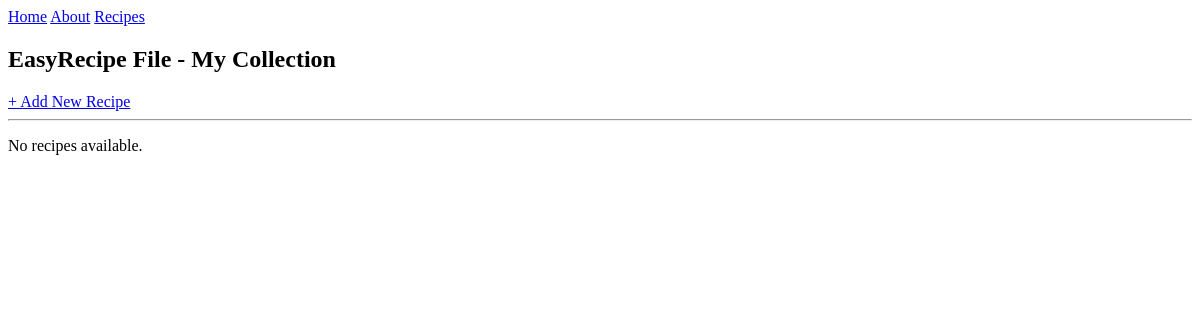
Before: /recipes/ with the older database file.
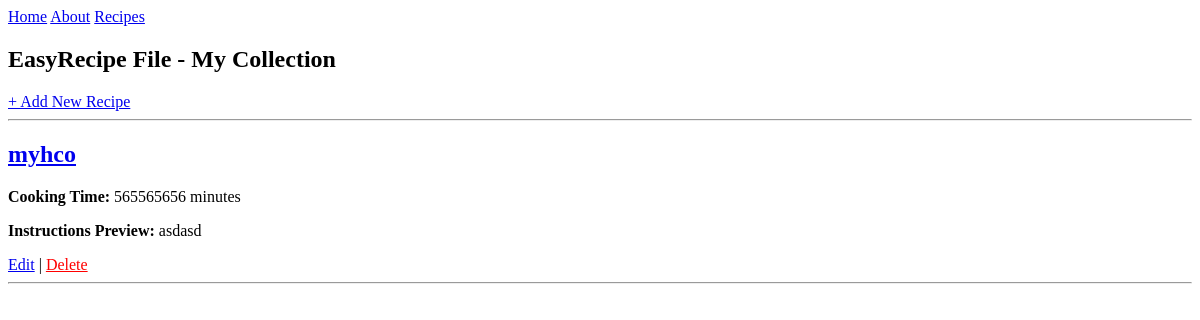
After: the same page with the newer database file.
### app/models.py (models this page shows, shortened)
class Recipe(models.Model):
    title = models.CharField(max_length=200) #
    creator = models.ForeignKey(User, on_delete=models.CASCADE)
    instructions = models.TextField() # [cite: 12]
    cooking_time = models.PositiveIntegerField(help_text="Time in minutes") #
    ingredients = models.ManyToManyField(Ingredient) # [cite: 12, 14]

### app/views.py (the view)
# urls.py: path('recipes/', RecipeListView.as_view(), name='recipe_list'),
class RecipeListView(ListView): # Changed name
    model = Recipe
    context_object_name = 'recipes'
    template_name = 'app/recipe_list.html'

### app/templates/app/recipe_list.html
{% extends 'app/base.html' %}
{% block content %}
<h2>EasyRecipe File - My Collection</h2>
<a href="{% url 'recipe_create' %}">+ Add New Recipe</a>
<hr>
{% for recipe in recipes %}
    <div class="recipe-card">
        <h2>
            <a href="{% url 'recipe_detail' recipe.pk %}">
                {{ recipe.title }}
            </a>
        </h2>
        <p><strong>Cooking Time:</strong> {{ recipe.cooking_time }} minutes</p>
        <p><strong>Instructions Preview:</strong> {{ recipe.instructions|truncatewords:20 }}</p>
        <a href="{% url 'recipe_update' recipe.pk %}">Edit</a> |
        <a href="{% url 'recipe_delete' recipe.pk %}" style="color: red;">Delete</a>
        <hr>
    </div>
{% empty %}
    <p>No recipes available.</p>
{% endfor %}
{% endblock %}

### app/templates/app/base.html (shortened to what this page needs)
{% load static %}
<!DOCTYPE html>
<html lang="en">
<head>
     <link rel="stylesheet" href="{% static 'css/base.css' %}">
</head>
<body>
   {% include 'app/navbar.html' %}
{% block content %}{% endblock content %}
</body>
</html>

### app/templates/app/navbar.html
<header>
    <a href="{% url 'home' %}">Home</a>
    <a href="{% url 'about' %}">About</a>
    <a href="{% url 'recipe_list' %}">Recipes</a>
</header>

Changed rows visible on the page:
added Recipe: title "myhco", cooking_time "565565656", instructions "asdasd"
Other visible differences:
text no longer shown: "No recipes available."
